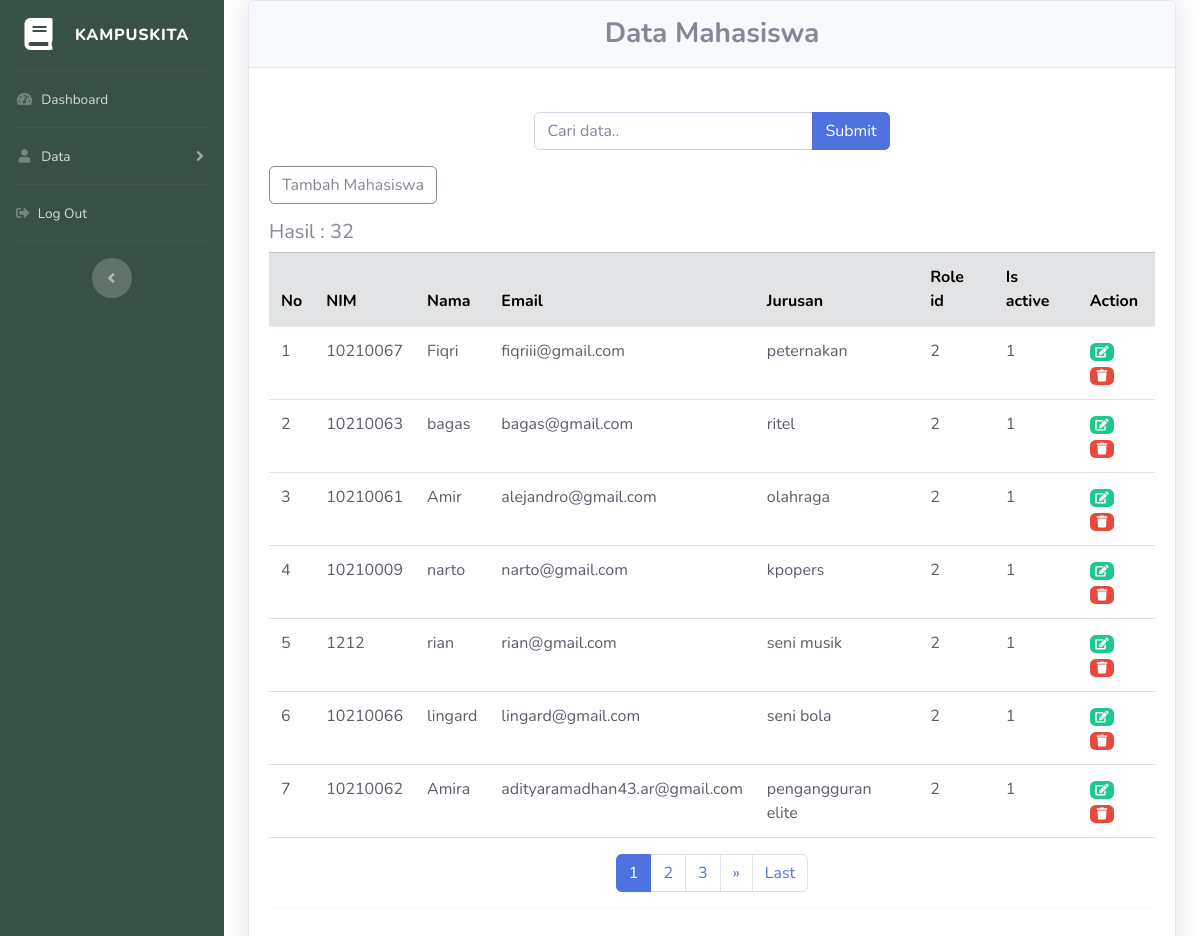
/index.php/mahasiswa, run on an earlier commit of the app's database.
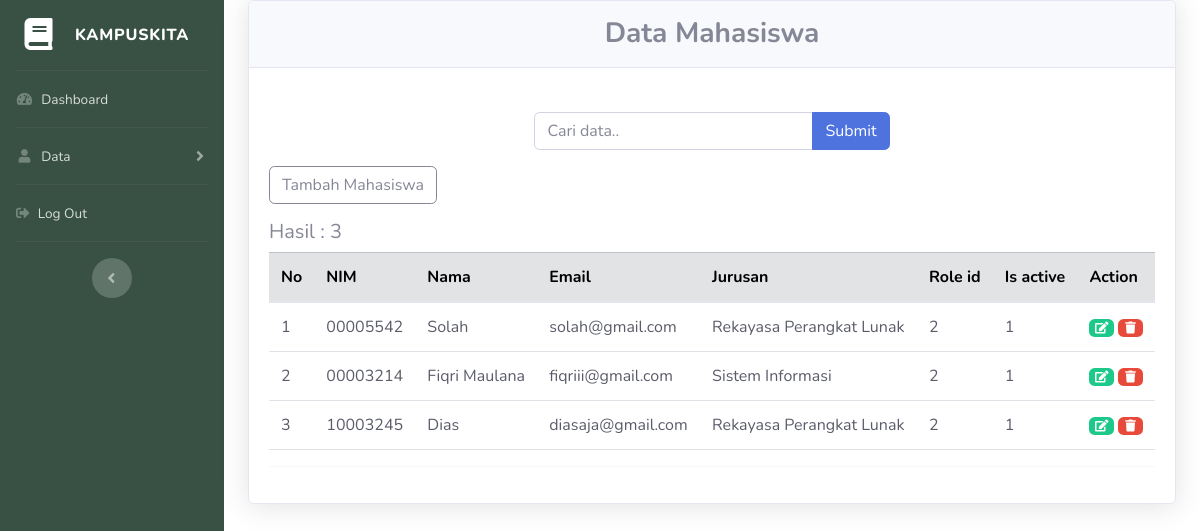
And on a later commit of the database.
### tables this page shows
CREATE TABLE `mahasiswa` (
  `id` int(11) NOT NULL,
  `nama` varchar(100) NOT NULL,
  `nim` varchar(8) NOT NULL,
  `email` varchar(100) NOT NULL,
  `jurusan` varchar(50) NOT NULL,
  `password` varchar(128) NOT NULL,
  `role_id` int(11) NOT NULL,
  `is_active` int(11) NOT NULL
);

### application/controllers/Mahasiswa.php (called while the page is built, shortened)
<?php
class Mahasiswa extends CI_Controller
{
	public function __construct()
	{
		$this->load->model('ModelAdmin');
		$this->load->model('ModelUser');
	}
	public function index()
	{
		$queryAllMahasiswa = $this->ModelAdmin->getDataMahasiswa();
		$data = array('mahasiswa' => $queryAllMahasiswa);
		$title['title'] = "KampusKita Mahasiswa";
		if ($this->input->post('submit')) {
			$data['keyword'] = $this->input->post('keyword');
			$this->session->set_userdata('keyword', $data['keyword']);
		} else {
			$data['keyword'] = $this->session->userdata('keyword', $data);
		}
		$this->db->like('nama', $data['keyword']);
		$this->db->or_like('email', $data['keyword']);
		$this->db->or_like('jurusan', $data['keyword']);
		$this->db->or_like('nim', $data['keyword']);
		$this->db->from('mahasiswa');
		$config['total_rows'] = $this->db->count_all_results();
		$data['total_rows'] = $config['total_rows'];
		$config['per_page'] = 7;
		$data['start'] = $this->uri->segment(3);
		$data['mahasiswa'] = $this->ModelAdmin->getMahasiswa($config['per_page'], $data['start'], $data['keyword']);
		$this->load->view('templates/header', $title);
		$this->load->view('templates/sidebar');
		$this->load->view('view-mahasiswa.php', $data);
		$this->load->view('templates/footer');
	}
}

### index.php (called while the page is built, shortened)
<?php
require_once BASEPATH.'core/CodeIgniter.php';

### application/models/ModelAdmin.php (called while the page is built, shortened)
<?php
class ModelAdmin extends CI_Model
{
	public function getMahasiswa($limit, $start, $keyword = null)
	{
		$this->db->order_by('id', 'DESC');
		$query = $this->db->get('mahasiswa', $limit, $start);
		return $query->result();
	}
}

### application/views/view-mahasiswa.php (the view, shortened to what this page needs)
<br>
<div class="container-fluid">
	<div class="card shadow mb-4">
		<div class="card-header py-3">
			<h3 class="m-0 font-weight-bold text-secondary" align="center">Data Mahasiswa</h3>
		</div>
		<div class="card-body">
			<div class="row justify-content-center mt-4">
				<div class="col-md-5">
					<form action="<?= base_url('mahasiswa'); ?>" method="post">
						<div class="input-group mb-3">
							<input type="text" class="form-control" placeholder="Cari data.. " name="keyword" autocomplete="off" autofocus>
							<div class="input-group-append">
								<input class="btn btn-primary" type="submit" name="submit">
							</div>
						</div>
					</form>
				</div>
			</div>
			<a class="btn btn-outline-secondary mb-3" align="center" data-toggle="modal" data-target="#newMahasiswa">Tambah Mahasiswa</a>
			<h5>Hasil : <?= $total_rows; ?></h5>
			<table class="table table-hover text-dark">
				<thead class="table-secondary">
					<tr>
						<th scope="col">No</th>
						<th scope="col">NIM</th>
						<th scope="col">Nama</th>
						<th scope="col">Email</th>
						<th scope="col">Jurusan</th>
						<th scope="col">Role id</th>
						<th scope="col">Is active</th>
						<th scope="col">Action</th>
					</tr>
				</thead>
				<tbody>
					<?php
					foreach ($mahasiswa as $row) :
					?>
						<tr>
							<td><?= ++$start; ?></td>
							<td><?= $row->nim; ?></td>
							<td><?= $row->nama; ?></td>
							<td><?= $row->email; ?></td>
							<td><?= $row->jurusan; ?></td>
							<td><?= $row->role_id; ?></td>
							<td><?= $row->is_active; ?></td>
							<td>
								<a class="badge badge-success" data-toggle="modal" data-target="#editMhs<?= $row->id; ?>" href=""><i class="fas fa-fw fa-edit"></i></a>
								<a class="badge badge-danger" data-toggle="modal" data-target="#deleteMhs<?= $row->id; ?>"><i class="fas fa-fw fa-trash"></i></a>
							</td>
						</tr>
					<?php endforeach; ?>
			</table>
			<?= $this->pagination->create_links(); ?>
			<hr class="container-divider">
		</div>
	</div>
</div>
</div>

What changed in the data, as far as the page shows it:
removed mahasiswa: nim "10210067", nama "Fiqri", email "fiqriii@gmail.com", jurusan "peternakan", role "2", is_active "1"
removed mahasiswa: nim "10210063", nama "bagas", email "bagas@gmail.com", jurusan "ritel", role "2", is_active "1"
removed mahasiswa: nim "10210061", nama "Amir", email "alejandro@gmail.com", jurusan "olahraga", role "2", is_active "1"
removed mahasiswa: nim "10210009", nama "narto", email "narto@gmail.com", jurusan "kpopers", role "2", is_active "1"
removed mahasiswa: nim "1212", nama "rian", email "rian@gmail.com", jurusan "seni musik", role "2", is_active "1"
removed mahasiswa: nim "10210066", nama "lingard", email "lingard@gmail.com", jurusan "seni bola", role "2", is_active "1"
removed mahasiswa: nim "10210062", nama "Amira", email "adityaramadhan43.ar@gmail.com", jurusan "pengangguran elite", role "2", is_active "1"
added mahasiswa: nim "00005542", nama "Solah", email "solah@gmail.com", jurusan "Rekayasa Perangkat Lunak", role "2", is_active "1"
added mahasiswa: nim "00003214", nama "Fiqri Maulana", email "fiqriii@gmail.com", jurusan "Sistem Informasi", role "2", is_active "1"
added mahasiswa: nim "10003245", nama "Dias", email "diasaja@gmail.com", jurusan "Rekayasa Perangkat Lunak", role "2", is_active "1"
Also different on the page:
$total_rows: "32" → "3"
$this->pagination->create_links(): "1 2 3 » Last" → (not shown)
